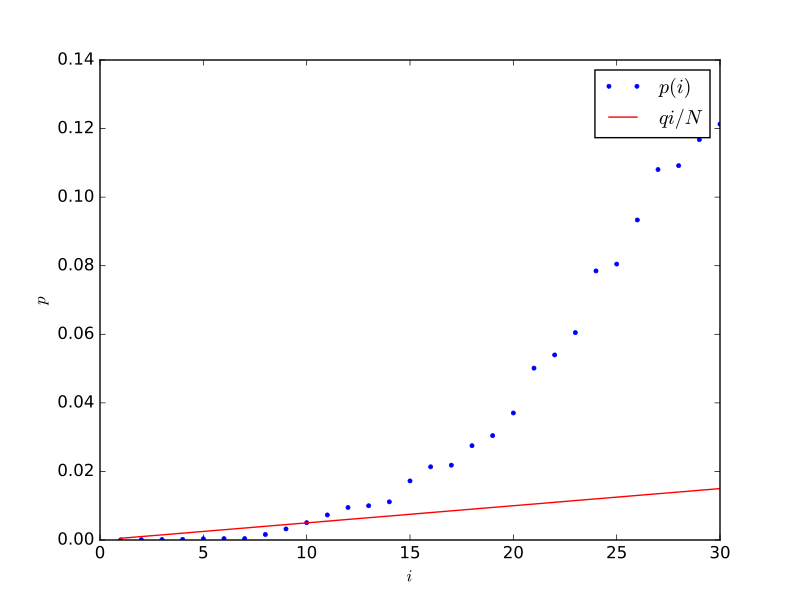

Python code for this plot:
first_i = i[:30]
plt.plot(first_i, mixed_p_values[:30], 'b.', label='$p(i)$')
# [...]
plt.plot(first_i, q * first_i / N, 'r', label='$q i / N$')
# [...]
plt.xlabel('$i$')
# <...>
plt.ylabel('$p$')
# <...>
plt.legend()
# <...>
